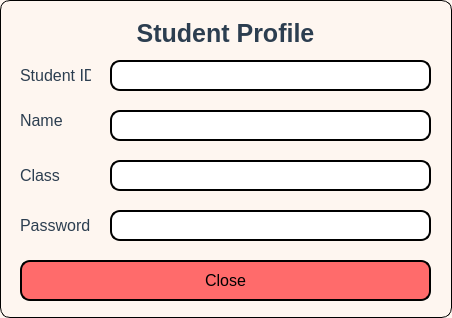
<?xml version="1.0" encoding="UTF-8"?>
<ui version="4.0">
 <class>StudentInfo</class>
 <widget class="QDialog" name="StudentInfo">
  <property name="geometry">
   <rect>
    <x>0</x>
    <y>0</y>
    <width>452</width>
    <height>318</height>
   </rect>
  </property>
  <property name="windowTitle">
   <string>Student Information</string>
  </property>
  <property name="styleSheet">
   <string notr="true">QDialog#StudentInfo {
        background-color: #fef6f0   ;
        border: 1px solid black;
        border-radius: 10%;
}</string>
  </property>
  <widget class="QLabel" name="titleLabel">
   <property name="geometry">
    <rect>
     <x>10</x>
     <y>20</y>
     <width>431</width>
     <height>26</height>
    </rect>
   </property>
   <property name="font">
    <font>
     <pointsize>-1</pointsize>
     <bold>true</bold>
    </font>
   </property>
   <property name="styleSheet">
    <string notr="true">QLabel#titleLabel {
        font-size: 25px;
color: #2c3e50 ;
}</string>
   </property>
   <property name="text">
    <string>Student Profile</string>
   </property>
   <property name="alignment">
    <set>Qt::AlignmentFlag::AlignCenter</set>
   </property>
  </widget>
  <widget class="QPushButton" name="btnClose">
   <property name="geometry">
    <rect>
     <x>20</x>
     <y>260</y>
     <width>411</width>
     <height>41</height>
    </rect>
   </property>
   <property name="styleSheet">
    <string notr="true">QPushButton#btnClose {
    background-color: #ff6b6b;
    border: 1.5px solid black;
    border-radius: 10px;
    padding: 6px;
    font-size: 16px;
}

/* Hover effect */
QPushButton#btnClose:hover {
    background-color: #ee5253;
}

</string>
   </property>
   <property name="text">
    <string>Close</string>
   </property>
   <property name="checkable">
    <bool>false</bool>
   </property>
   <property name="checked">
    <bool>false</bool>
   </property>
  </widget>
  <widget class="QLineEdit" name="lineEditClass">
   <property name="geometry">
    <rect>
     <x>110</x>
     <y>160</y>
     <width>321</width>
     <height>31</height>
    </rect>
   </property>
   <property name="styleSheet">
    <string notr="true">QLineEdit#lineEditClass {
    color: black;;
    border: 1.5px solid black;;
    border-radius: 10px;
        font-size: 16px;
        padding: 0px 8px 0px 8px;
}
</string>
   </property>
   <property name="readOnly">
    <bool>true</bool>
   </property>
  </widget>
  <widget class="QLineEdit" name="lineEditName">
   <property name="geometry">
    <rect>
     <x>110</x>
     <y>110</y>
     <width>321</width>
     <height>31</height>
    </rect>
   </property>
   <property name="styleSheet">
    <string notr="true">QLineEdit#lineEditName {
    color: black;;
    border: 1.5px solid black;;
    border-radius: 10px;
        font-size: 16px;
        padding: 0px 8px 0px 8px;
}
</string>
   </property>
   <property name="readOnly">
    <bool>true</bool>
   </property>
  </widget>
  <widget class="QLabel" name="label_id">
   <property name="geometry">
    <rect>
     <x>20</x>
     <y>60</y>
     <width>71</width>
     <height>31</height>
    </rect>
   </property>
   <property name="styleSheet">
    <string notr="true">QLabel#label_id {
        font-size: 16px;
        color: #2c3e50 ;
}</string>
   </property>
   <property name="text">
    <string>Student ID:</string>
   </property>
  </widget>
  <widget class="QLineEdit" name="lineEditId">
   <property name="geometry">
    <rect>
     <x>110</x>
     <y>60</y>
     <width>321</width>
     <height>31</height>
    </rect>
   </property>
   <property name="styleSheet">
    <string notr="true">QLineEdit#lineEditId {
    color: black;;
    border: 1.5px solid black;;
    border-radius: 10px;
        font-size: 16px;
        padding: 0px 8px 0px 8px;
}
</string>
   </property>
   <property name="readOnly">
    <bool>true</bool>
   </property>
  </widget>
  <widget class="QLabel" name="label_class">
   <property name="geometry">
    <rect>
     <x>20</x>
     <y>160</y>
     <width>61</width>
     <height>31</height>
    </rect>
   </property>
   <property name="styleSheet">
    <string notr="true">QLabel#label_class {
        font-size: 16px;
        color: #2c3e50 ;
}</string>
   </property>
   <property name="text">
    <string>Class</string>
   </property>
  </widget>
  <widget class="QLabel" name="label_name">
   <property name="geometry">
    <rect>
     <x>20</x>
     <y>100</y>
     <width>71</width>
     <height>41</height>
    </rect>
   </property>
   <property name="styleSheet">
    <string notr="true">QLabel#label_name {
        font-size: 16px;
        color: #2c3e50 ;
}</string>
   </property>
   <property name="text">
    <string>Name</string>
   </property>
  </widget>
  <widget class="QLabel" name="label_password">
   <property name="geometry">
    <rect>
     <x>20</x>
     <y>200</y>
     <width>91</width>
     <height>51</height>
    </rect>
   </property>
   <property name="styleSheet">
    <string notr="true">QLabel#label_password {
        font-size: 16px;
        color: #2c3e50 ;
}</string>
   </property>
   <property name="text">
    <string>Password</string>
   </property>
  </widget>
  <widget class="QLineEdit" name="lineEditPassword">
   <property name="geometry">
    <rect>
     <x>110</x>
     <y>210</y>
     <width>321</width>
     <height>31</height>
    </rect>
   </property>
   <property name="styleSheet">
    <string notr="true">QLineEdit#lineEditPassword {
    color: black;;
    border: 1.5px solid black;;
    border-radius: 10px;
        font-size: 16px;
        padding: 0px 8px 0px 8px;
}
</string>
   </property>
   <property name="echoMode">
    <enum>QLineEdit::EchoMode::Normal</enum>
   </property>
   <property name="readOnly">
    <bool>true</bool>
   </property>
  </widget>
 </widget>
 <resources/>
 <connections/>
</ui>
